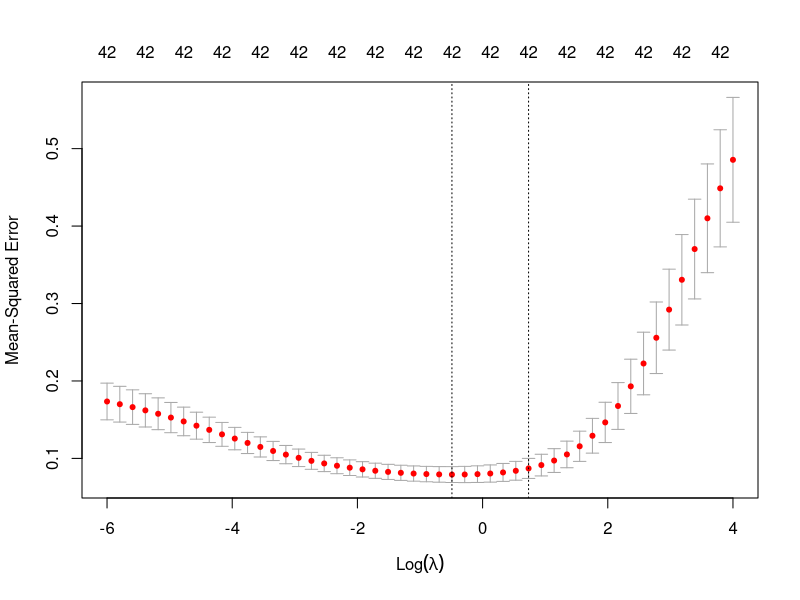
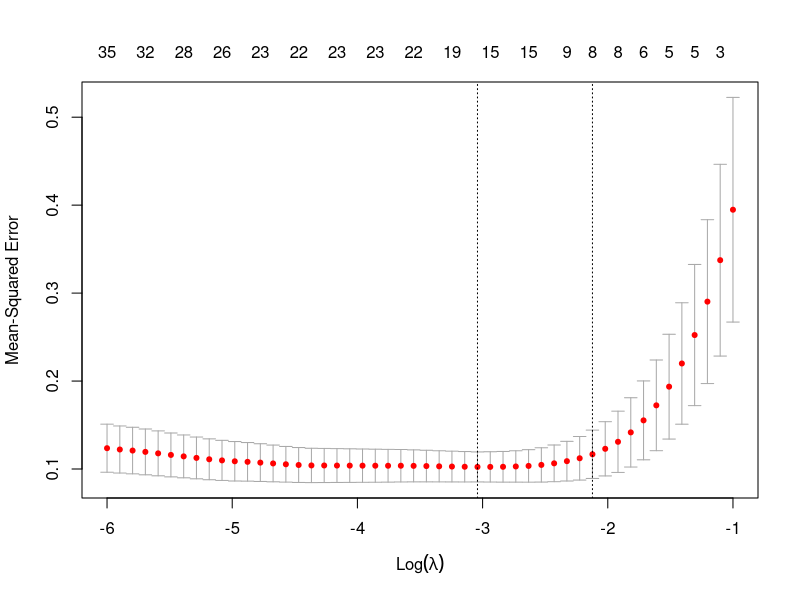
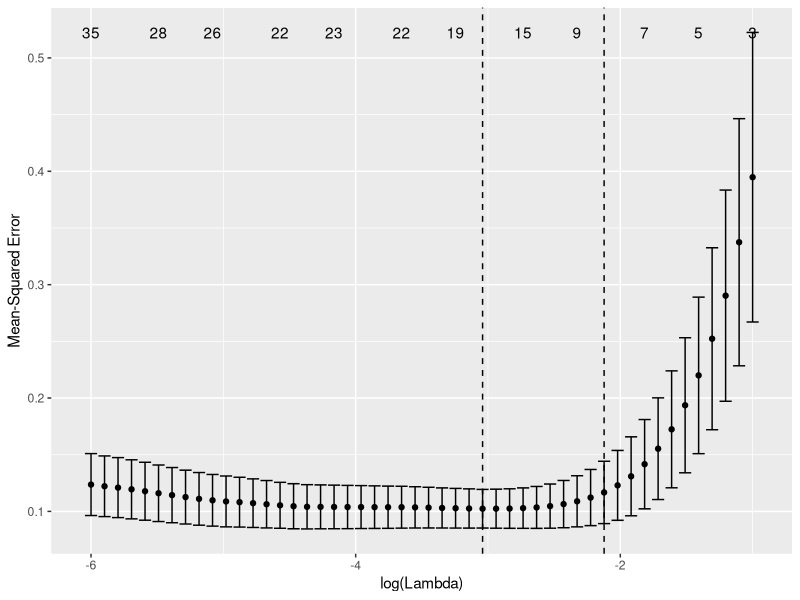
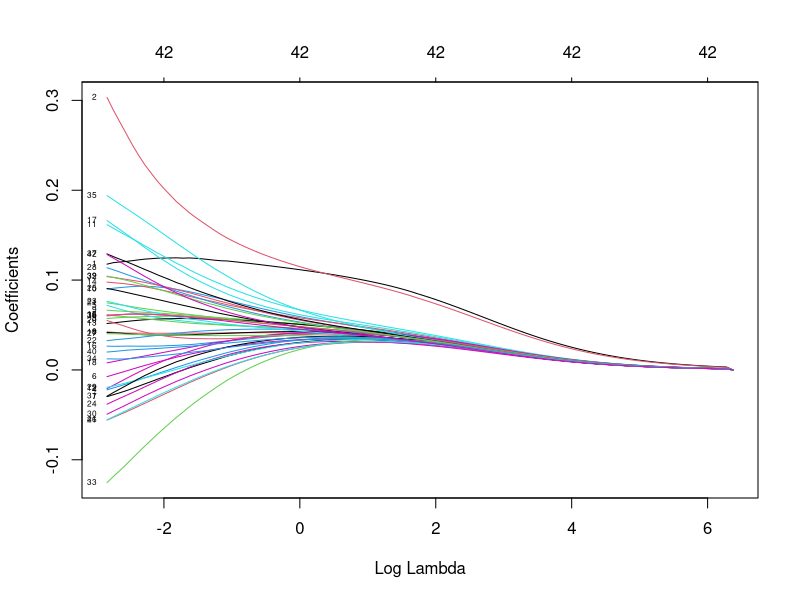
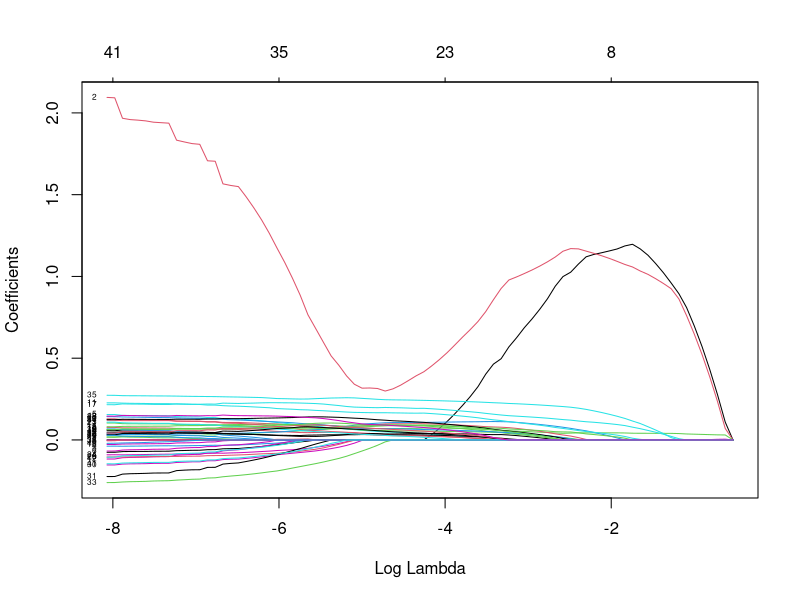

Write R code to recreate these figures, in order.


library(tidyverse)
library(glmnet)
library(ggfortify)

set.seed(666)

# sample sizes
N_TRAIN = 100
N_TEST = 2000
N = N_TRAIN + N_TEST

# DGP
df_dgp = tibble(
  x1 = runif(N, 0, 1)
  ,x2 = runif(N, 0, 1)
  ,y = rnorm(N, 1 + 2*x1 + 2*x2, 0.25)
)

# ggplot(df_dgp) + 
#   geom_point(aes(x2, y))

# MULTICOLINEALIDAD

# Sumamos N_COLS covariables correlacionadas con cada feature
N_COLS = 20
NOISE = 0.25 # cuanto mas chico, mas correlacionadas

df_cor_cols_1 = replicate(
  N_COLS, rnorm(N, 1 + 2*df_dgp$x1, NOISE), simplify=T) %>% 
  magrittr::set_colnames(paste0("x1_corr_", 1:ncol(.))) %>% 
  as_tibble()
df_cor_cols_2 = replicate(
  N_COLS, rnorm(N, 1 + 2*df_dgp$x2, NOISE), simplify=T) %>% 
  magrittr::set_colnames(paste0("x2_corr_", 1:ncol(.))) %>% 
  as_tibble()

df = list(df_dgp, df_cor_cols_1, df_cor_cols_2) %>% bind_cols()

# analizamos las correlaciones
df_cor = cor(df) %>% 
  as.table() %>% 
  as.data.frame() %>% 
  as_tibble() %>% 
  filter(Var1 != Var2) %>% 
  rename(cor=Freq) %>% 
  arrange(-abs(cor))
df_cor

# train-test split
idx_train = sample(nrow(df), N_TRAIN)
df_train = df[idx_train,]
df_test =  df[-idx_train,]

# modelo base
mod_base = lm(y ~ x1 + x2, df_train)
pred_base = predict(mod_base, newdata=df_test)

# modelo con multicolinealidad
mod_multicol = lm(y ~ ., df_train)
pred_multicol = predict(mod_multicol, newdata=df_test)

# ridge
X = df_train %>% select(-y) %>% as.matrix()
Y = df_train$y
lambda_seq = exp(seq(-6, 4, length.out=50)) # NOTE lambda seq se elige a prueba-error
cv_ridge = glmnet::cv.glmnet(
  x=X, y=Y, alpha=0, nfolds=5, type.measure="mse", lambda=lambda_seq)
mod_ridge = glmnet::glmnet(x=X, y=Y, alpha=0)
pred_ridge = predict(
  mod_ridge,
  s = cv_ridge$lambda.1se,
  newx = df_test %>% select(-y) %>% as.matrix()
)
# NOTE por default: standardize=TRUE

# lasso
lambda_seq = exp(seq(-6, -1, length.out=50))
cv_lasso = glmnet::cv.glmnet(
  x=X, y=Y, alpha=1, nfolds=5, type.measure="mse", lambda=lambda_seq)
mod_lasso = glmnet::glmnet(x=X, y=Y, alpha=1)
pred_lasso = predict(
  mod_lasso,
  s = cv_lasso$lambda.1se,
  newx = df_test %>% select(-y) %>% as.matrix()
)

# plot de lambda
plot(cv_ridge)
plot(cv_lasso)
# ggfortify!
autoplot(cv_lasso)


# plot de coeficientes
plot(mod_ridge, xvar="lambda", label=T)
plot(mod_lasso, xvar="lambda", label=T)


# RMSE
rmse = function(y, y_pred) sqrt(sum((y - y_pred)**2))

rmse(df_test$y, pred_base)
rmse(df_test$y, pred_multicol)
rmse(df_test$y, pred_ridge)
rmse(df_test$y, pred_lasso)


# coeficientes
broom::tidy(mod_base) %>% arrange(-abs(estimate))
broom::tidy(mod_multicol) %>% arrange(-abs(estimate))
df_coefs_ridge = coef(mod_ridge, s=cv_ridge$lambda.1se) %>% 
  as.matrix() %>% 
  as_tibble(rownames="term") %>% 
  rename(estimate=s1) %>% 
  arrange(-abs(estimate))
df_coefs_lasso = coef(mod_lasso, s=cv_lasso$lambda.1se) %>% 
  as.matrix() %>% 
  as_tibble(rownames="term") %>% 
  rename(estimate=s1) %>% 
  arrange(-abs(estimate))


as.data.frame(df_coefs_lasso)
